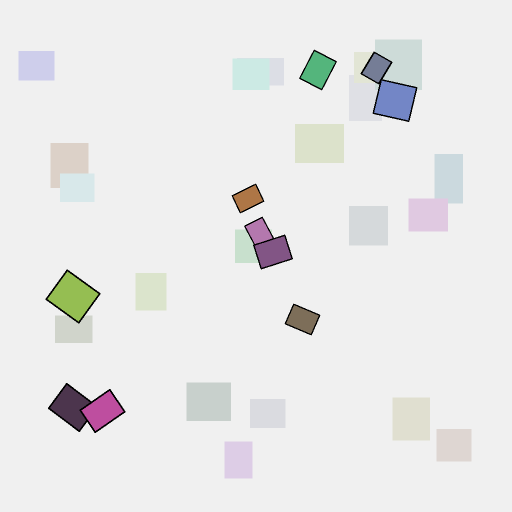
#> input picture Z128/visualization_report/original_example.jpg, 1024 x 1024 px (shown at 1/2 size)
$ python -i core.py   (imports and definitions only)   (older library calls are emulated)
#> lines starting #> are read from the running program, lines starting #| are printed output that depends on the picture
#> further down, picture is the input picture: shape (1024, 1024, 3); mean B, G, R 233.1, 233.2, 233.1
import cv2
import numpy as np
from typing import Tuple, Dict, Any, Optional
import time
from skimage import color

class ImageMetrics:
    """Class to calculate and store image quality metrics."""

    # [53 lines left out: function calculate_metrics, not called in this run]


class ImageProcessor:
    """Base class for image processing operations."""

    # [81 lines left out: functions load_image, encode_image, process_image, not called in this run]


class GrayscaleConverter:
    """Class for grayscale conversion operations."""

    # [26 lines left out: function convert, not called in this run]


class ContrastAdjuster:
    """Class for contrast adjustment operations."""

    # [56 lines left out: function adjust, not called in this run]


class NoiseReducer:
    """Class for noise reduction operations."""

    # [52 lines left out: function reduce, not called in this run]


class EdgeEnhancer:
    """Class for edge enhancement operations."""

    @staticmethod
    def enhance(image: np.ndarray, method: str = 'sobel', kernel_size: int = 3,
                scale: float = 1.0, delta: float = 0,
                low_threshold: int = 50, high_threshold: int = 150) -> np.ndarray:
        """
        Enhance edges in image.

        Args:
            image: Input image as numpy array
            method: Edge detection method ('sobel', 'laplacian', 'canny')
            kernel_size: Kernel size for Sobel operator
            scale: Scale factor for edge detection
            delta: Delta value added to results
            low_threshold: Low threshold for Canny edge detector
            high_threshold: High threshold for Canny edge detector

        Returns:
            Edge-enhanced image
        """
#> called with method = 'sobel', kernel_size = 3, scale = 1, delta = 0, low_threshold = 50, high_threshold = 150
        # Convert to grayscale if needed
        if len(image.shape) == 3:
            gray = cv2.cvtColor(image, cv2.COLOR_BGR2GRAY)
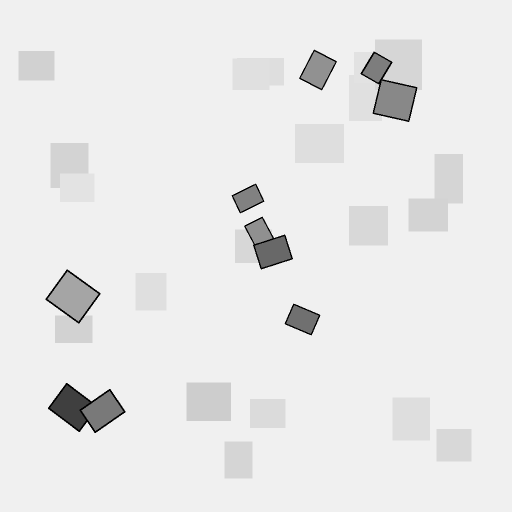
#> gray: shape (1024, 1024) (shown at 1/2 size); min 0, max 240, mean 233.2
        else:
            gray = image.copy()

        if method == 'sobel':
            # Sobel operator
            grad_x = cv2.Sobel(gray, cv2.CV_16S, 1, 0, ksize=kernel_size, scale=scale, delta=delta)
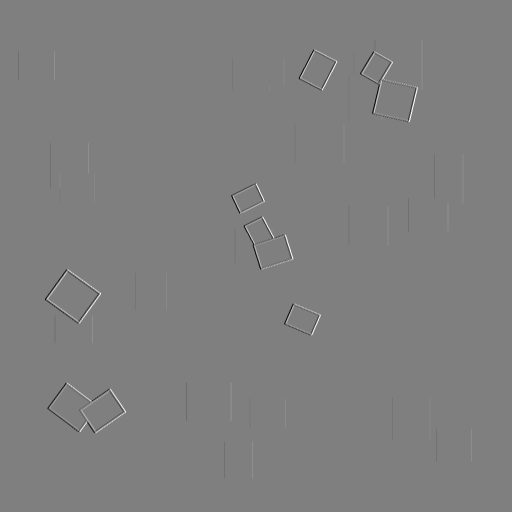
#> grad_x: shape (1024, 1024) int16 (shown at 1/2 size); min -960, max 960, mean 0; drawn with min black and max white
            grad_y = cv2.Sobel(gray, cv2.CV_16S, 0, 1, ksize=kernel_size, scale=scale, delta=delta)

            # Convert to absolute values
            abs_grad_x = cv2.convertScaleAbs(grad_x)
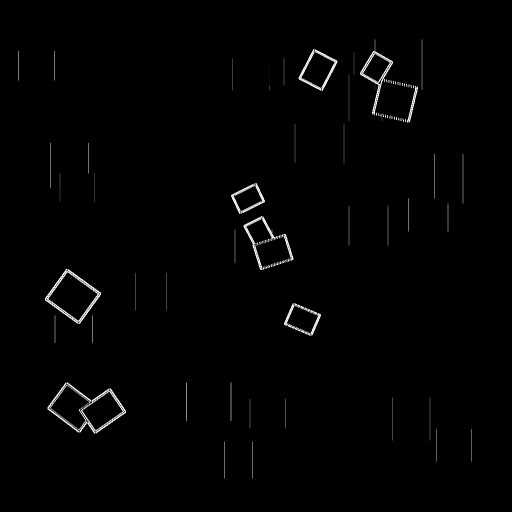
#> abs_grad_x: shape (1024, 1024) (shown at 1/2 size); min 0, max 255, mean 2.7
            abs_grad_y = cv2.convertScaleAbs(grad_y)
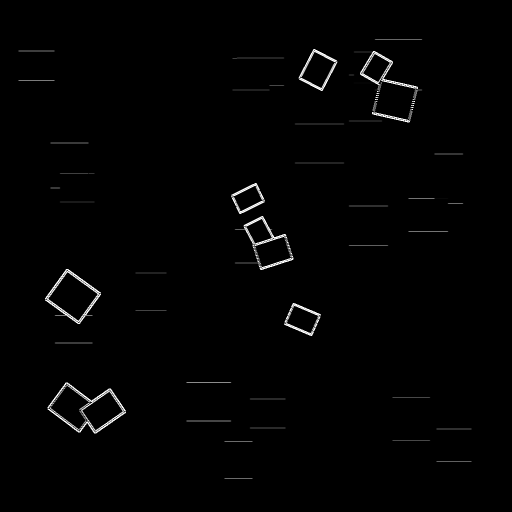
#> abs_grad_y: shape (1024, 1024) (shown at 1/2 size); min 0, max 255, mean 2.7

            # Combine gradients
            result = cv2.addWeighted(abs_grad_x, 0.5, abs_grad_y, 0.5, 0)

        elif method == 'laplacian':
            # Laplacian operator
            laplacian = cv2.Laplacian(gray, cv2.CV_16S, ksize=kernel_size, scale=scale, delta=delta)
            result = cv2.convertScaleAbs(laplacian)

        elif method == 'canny':
            # Canny edge detector
            result = cv2.Canny(gray, low_threshold, high_threshold)

        else:
            raise ValueError(f"Unknown edge enhancement method: {method}")

        # Always convert result back to color if it's grayscale
        if len(result.shape) == 2:
            result = cv2.cvtColor(result, cv2.COLOR_GRAY2BGR)
#> result: shape (1024, 1024, 3)

        return result


class Sharpener:
    """Class for image sharpening operations."""

    # [40 lines left out: function sharpen, not called in this run]


class Interpolator:
    """Class for image interpolation and magnification operations."""

    # [30 lines left out: function interpolate, not called in this run]


class FalseColorEnhancer:
    """Class for false color enhancement operations."""

    # [42 lines left out: function enhance, not called in this run]

>>> import cv2
>>> picture = cv2.imread('../../../Z128/visualization_report/original_example.jpg')
>>> result = EdgeEnhancer().enhance(picture)

$ run again, on Z128/visualization_report/detection_example.png
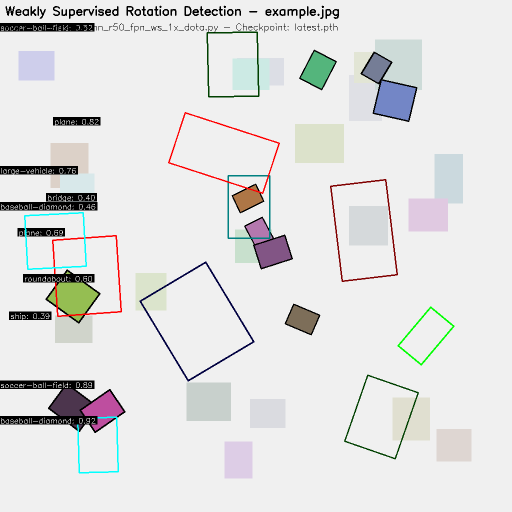
#> input picture Z128/visualization_report/detection_example.png, 1024 x 1024 px (shown at 1/2 size)
#> picture is the input picture: shape (1024, 1024, 3); mean B, G, R 225, 225.3, 225.1
#> in enhance, `grad_y = cv2.Sobel(gray, cv2.CV_16S, 0, 1, ksize=kernel_size, scale=sc..`:
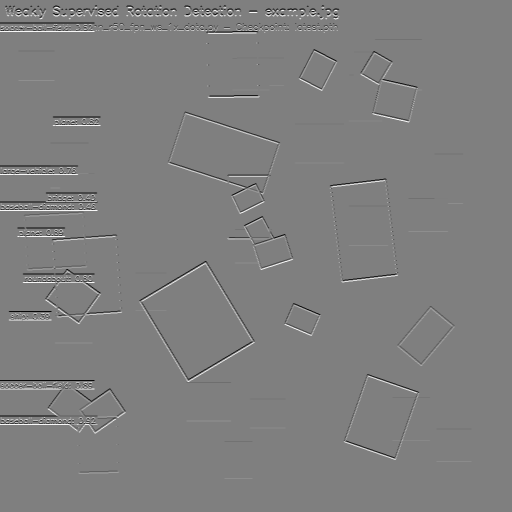
#> grad_y: shape (1024, 1024) int16 (shown at 1/2 size); min -1020, max 1020, mean 0; drawn with min black and max white
#> in enhance, `result = cv2.addWeighted(abs_grad_x, 0.5, abs_grad_y, 0.5, 0)`:
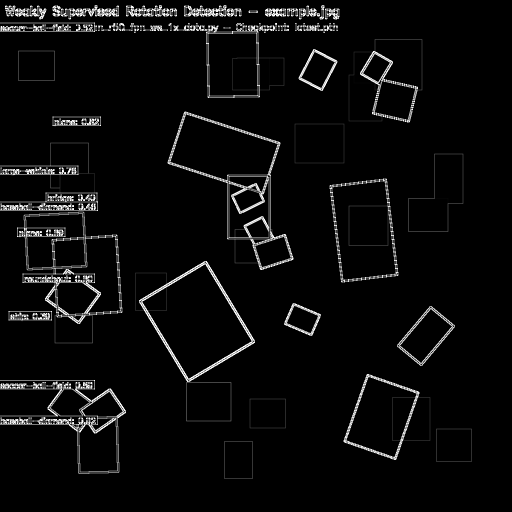
#> result: shape (1024, 1024) (shown at 1/2 size); min 0, max 255, mean 10.7
